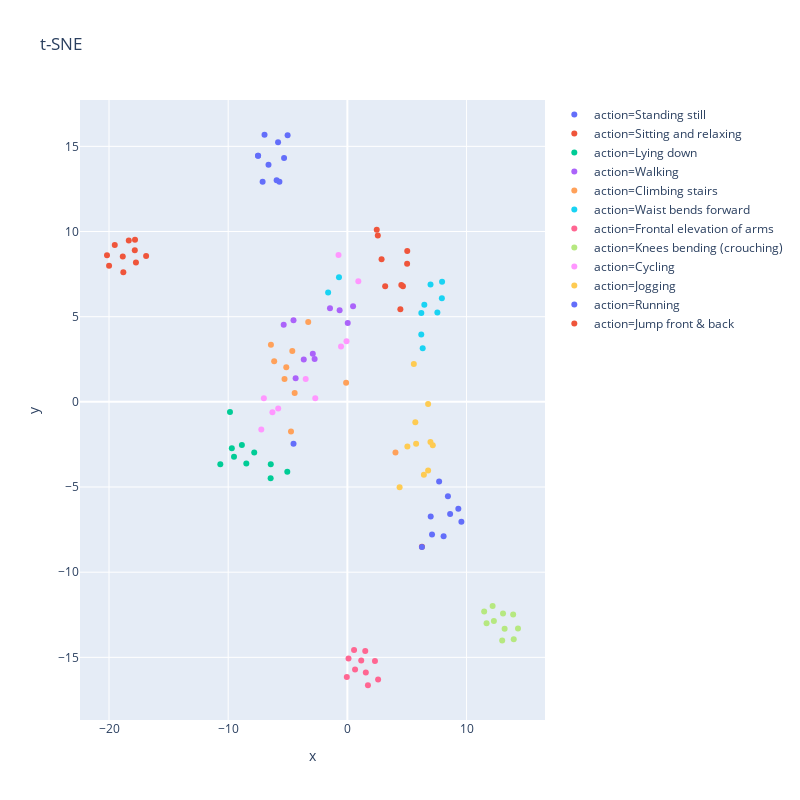
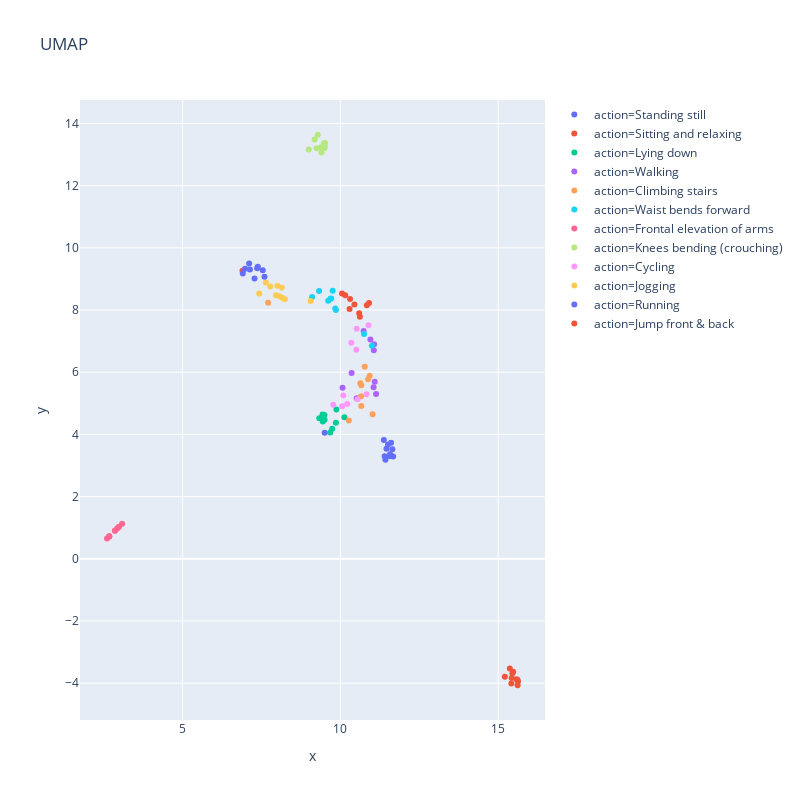

Notebook source saved alongside these figures, in order:
### Code cell
val_actions, val_labels, val_lm = get_action_vector(ae_model, skel_dt, device, class_ids=range(config['n_actions']), class_names=dataReader.idToLabel)
tsne_skel_plot = plot_tnse(val_actions, val_labels, val_lm)
plot_umap(val_actions, val_labels, val_lm)

### Figure 1 — Plotly figure (JSON) as saved in the notebook; plotly's stock layout.template omitted (floating-point values rounded to 4 significant figures)
{"data": [{"hoverlabel": {"namelength": 0}, "hovertemplate": "action=Standing still<br>x=%{x}<br>y=%{y}", "legendgroup": "action=Standing still", "marker": {"color": "#636efa", "symbol": "circle"}, "mode": "markers", "name": "action=Standing still", "showlegend": true, "type": "scatter", "x": [-7.112, -6.618, -7.493, -7.493, -6.951, -5.309, -5.015, -5.934, -5.703, -5.815], "xaxis": "x", "y": [12.93, 13.92, 14.45, 14.45, 15.68, 14.32, 15.65, 13.01, 12.92, 15.24], "yaxis": "y"}, {"hoverlabel": {"namelength": 0}, "hovertemplate": "action=Sitting and relaxing<br>x=%{x}<br>y=%{y}", "legendgroup": "action=Sitting and relaxing", "marker": {"color": "#EF553B", "symbol": "circle"}, "mode": "markers", "name": "action=Sitting and relaxing", "showlegend": true, "type": "scatter", "x": [6.255, 3.172, 4.66, 4.527, 2.555, 4.447, 2.465, 5.013, 5.025, 2.87], "xaxis": "x", "y": [-8.514, 6.787, 6.784, 6.863, 9.774, 5.443, 10.1, 8.11, 8.855, 8.368], "yaxis": "y"}, {"hoverlabel": {"namelength": 0}, "hovertemplate": "action=Lying down<br>x=%{x}<br>y=%{y}", "legendgroup": "action=Lying down", "marker": {"color": "#00cc96", "symbol": "circle"}, "mode": "markers", "name": "action=Lying down", "showlegend": true, "type": "scatter", "x": [-5.041, -8.479, -9.696, -9.512, -10.66, -9.851, -7.815, -8.851, -6.438, -6.426], "xaxis": "x", "y": [-4.108, -3.619, -2.718, -3.22, -3.669, -0.5947, -2.973, -2.53, -4.481, -3.666], "yaxis": "y"}, {"hoverlabel": {"namelength": 0}, "hovertemplate": "action=Walking<br>x=%{x}<br>y=%{y}", "legendgroup": "action=Walking", "marker": {"color": "#ab63fa", "symbol": "circle"}, "mode": "markers", "name": "action=Walking", "showlegend": true, "type": "scatter", "x": [-3.66, -4.341, -4.52, -2.9, -2.749, 0.4779, 0.03071, -5.344, -0.6492, -1.458], "xaxis": "x", "y": [2.491, 1.385, 4.793, 2.832, 2.516, 5.612, 4.632, 4.526, 5.384, 5.502], "yaxis": "y"}, {"hoverlabel": {"namelength": 0}, "hovertemplate": "action=Climbing stairs<br>x=%{x}<br>y=%{y}", "legendgroup": "action=Climbing stairs", "marker": {"color": "#FFA15A", "symbol": "circle"}, "mode": "markers", "name": "action=Climbing stairs", "showlegend": true, "type": "scatter", "x": [4.036, -6.141, -4.423, -5.274, -5.126, -4.622, -3.285, -6.414, -4.731, -0.1057], "xaxis": "x", "y": [-2.976, 2.384, 0.527, 1.337, 2.026, 2.99, 4.69, 3.347, -1.741, 1.126], "yaxis": "y"}, {"hoverlabel": {"namelength": 0}, "hovertemplate": "action=Waist bends forward<br>x=%{x}<br>y=%{y}", "legendgroup": "action=Waist bends forward", "marker": {"color": "#19d3f3", "symbol": "circle"}, "mode": "markers", "name": "action=Waist bends forward", "showlegend": true, "type": "scatter", "x": [6.978, -0.7046, 6.201, -1.616, 6.32, 6.457, 6.207, 7.927, 7.947, 7.552], "xaxis": "x", "y": [6.887, 7.319, 3.958, 6.416, 3.154, 5.703, 5.217, 6.083, 7.045, 5.252], "yaxis": "y"}, {"hoverlabel": {"namelength": 0}, "hovertemplate": "action=Frontal elevation of arms<br>x=%{x}<br>y=%{y}", "legendgroup": "action=Frontal elevation of arms", "marker": {"color": "#FF6692", "symbol": "circle"}, "mode": "markers", "name": "action=Frontal elevation of arms", "showlegend": true, "type": "scatter", "x": [1.549, 0.09767, 0.6445, 0.5613, 2.579, 1.726, 2.315, -0.04827, 1.163, 1.5], "xaxis": "x", "y": [-15.89, -15.07, -15.72, -14.57, -16.3, -16.64, -15.22, -16.15, -15.19, -14.62], "yaxis": "y"}, {"hoverlabel": {"namelength": 0}, "hovertemplate": "action=Knees bending (crouching)<br>x=%{x}<br>y=%{y}", "legendgroup": "action=Knees bending (crouching)", "marker": {"color": "#B6E880", "symbol": "circle"}, "mode": "markers", "name": "action=Knees bending (crouching)", "showlegend": true, "type": "scatter", "x": [12.99, 11.48, 12.19, 11.68, 12.29, 13.19, 13.91, 13.06, 14.32, 13.96], "xaxis": "x", "y": [-14.01, -12.31, -11.98, -13.0, -12.87, -13.33, -12.49, -12.42, -13.31, -13.94], "yaxis": "y"}, {"hoverlabel": {"namelength": 0}, "hovertemplate": "action=Cycling<br>x=%{x}<br>y=%{y}", "legendgroup": "action=Cycling", "marker": {"color": "#FF97FF", "symbol": "circle"}, "mode": "markers", "name": "action=Cycling", "showlegend": true, "type": "scatter", "x": [-7.222, -3.498, -0.07259, -0.5331, 0.9186, -0.7436, -7.008, -6.289, -5.803, -2.693], "xaxis": "x", "y": [-1.62, 1.342, 3.552, 3.249, 7.082, 8.615, 0.206, -0.6092, -0.385, 0.2136], "yaxis": "y"}, {"hoverlabel": {"namelength": 0}, "hovertemplate": "action=Jogging<br>x=%{x}<br>y=%{y}", "legendgroup": "action=Jogging", "marker": {"color": "#FECB52", "symbol": "circle"}, "mode": "markers", "name": "action=Jogging", "showlegend": true, "type": "scatter", "x": [6.778, 4.382, 5.703, 5.578, 6.971, 7.166, 5.768, 6.421, 5.036, 6.774], "xaxis": "x", "y": [-4.025, -5.015, -1.192, 2.219, -2.356, -2.555, -2.464, -4.283, -2.618, -0.1247], "yaxis": "y"}, {"hoverlabel": {"namelength": 0}, "hovertemplate": "action=Running<br>x=%{x}<br>y=%{y}", "legendgroup": "action=Running", "marker": {"color": "#636efa", "symbol": "circle"}, "mode": "markers", "name": "action=Running", "showlegend": true, "type": "scatter", "x": [7.699, -4.517, 8.075, 9.567, 8.621, 7.104, 8.437, 6.993, 9.311, 6.255], "xaxis": "x", "y": [-4.681, -2.453, -7.889, -7.033, -6.579, -7.792, -5.541, -6.73, -6.276, -8.514], "yaxis": "y"}, {"hoverlabel": {"namelength": 0}, "hovertemplate": "action=Jump front & back<br>x=%{x}<br>y=%{y}", "legendgroup": "action=Jump front & back", "marker": {"color": "#EF553B", "symbol": "circle"}, "mode": "markers", "name": "action=Jump front & back", "showlegend": true, "type": "scatter", "x": [-19.52, -19.99, -20.17, -17.84, -18.34, -18.8, -17.82, -16.89, -18.84, -17.74], "xaxis": "x", "y": [9.208, 7.989, 8.602, 8.904, 9.478, 7.612, 9.516, 8.558, 8.537, 8.178], "yaxis": "y"}], "layout": {"height": 800, "legend": {"tracegroupgap": 0}, "title": {"text": "t-SNE"}, "width": 800, "xaxis": {"anchor": "y", "domain": [0, 1], "title": {"text": "x"}}, "yaxis": {"anchor": "x", "domain": [0, 1], "title": {"text": "y"}}}}

### Figure 2 — Plotly figure (JSON) as saved in the notebook; plotly's stock layout.template omitted (floating-point values rounded to 4 significant figures)
{"data": [{"hoverlabel": {"namelength": 0}, "hovertemplate": "action=Standing still<br>x=%{x}<br>y=%{y}", "legendgroup": "action=Standing still", "marker": {"color": "#636efa", "symbol": "circle"}, "mode": "markers", "name": "action=Standing still", "showlegend": true, "type": "scatter", "x": [11.61, 11.67, 11.57, 11.58, 11.65, 11.46, 11.4, 11.51, 11.38, 11.43], "xaxis": "x", "y": [3.731, 3.288, 3.296, 3.362, 3.519, 3.539, 3.299, 3.676, 3.82, 3.189], "yaxis": "y"}, {"hoverlabel": {"namelength": 0}, "hovertemplate": "action=Sitting and relaxing<br>x=%{x}<br>y=%{y}", "legendgroup": "action=Sitting and relaxing", "marker": {"color": "#EF553B", "symbol": "circle"}, "mode": "markers", "name": "action=Sitting and relaxing", "showlegend": true, "type": "scatter", "x": [6.9, 10.45, 10.15, 10.29, 10.84, 10.05, 10.91, 10.31, 10.62, 10.6], "xaxis": "x", "y": [9.262, 8.176, 8.472, 8.031, 8.15, 8.531, 8.226, 8.356, 7.78, 7.898], "yaxis": "y"}, {"hoverlabel": {"namelength": 0}, "hovertemplate": "action=Lying down<br>x=%{x}<br>y=%{y}", "legendgroup": "action=Lying down", "marker": {"color": "#00cc96", "symbol": "circle"}, "mode": "markers", "name": "action=Lying down", "showlegend": true, "type": "scatter", "x": [10.13, 9.444, 9.496, 9.436, 9.332, 9.875, 9.86, 9.501, 9.742, 9.68], "xaxis": "x", "y": [4.549, 4.414, 4.628, 4.637, 4.522, 4.804, 4.372, 4.47, 4.18, 4.059], "yaxis": "y"}, {"hoverlabel": {"namelength": 0}, "hovertemplate": "action=Walking<br>x=%{x}<br>y=%{y}", "legendgroup": "action=Walking", "marker": {"color": "#ab63fa", "symbol": "circle"}, "mode": "markers", "name": "action=Walking", "showlegend": true, "type": "scatter", "x": [11.13, 10.52, 10.36, 11.09, 11.05, 10.74, 10.95, 10.07, 11.07, 11.06], "xaxis": "x", "y": [5.302, 5.164, 5.972, 5.691, 5.515, 7.324, 7.056, 5.5, 6.899, 6.705], "yaxis": "y"}, {"hoverlabel": {"namelength": 0}, "hovertemplate": "action=Climbing stairs<br>x=%{x}<br>y=%{y}", "legendgroup": "action=Climbing stairs", "marker": {"color": "#FFA15A", "symbol": "circle"}, "mode": "markers", "name": "action=Climbing stairs", "showlegend": true, "type": "scatter", "x": [7.712, 10.63, 10.66, 10.66, 10.66, 10.88, 10.77, 10.93, 10.27, 11.02], "xaxis": "x", "y": [8.238, 5.649, 4.911, 5.225, 5.582, 5.775, 6.176, 5.888, 4.449, 4.647], "yaxis": "y"}, {"hoverlabel": {"namelength": 0}, "hovertemplate": "action=Waist bends forward<br>x=%{x}<br>y=%{y}", "legendgroup": "action=Waist bends forward", "marker": {"color": "#19d3f3", "symbol": "circle"}, "mode": "markers", "name": "action=Waist bends forward", "showlegend": true, "type": "scatter", "x": [9.859, 10.75, 9.325, 11.0, 9.104, 9.685, 9.757, 9.615, 9.84, 9.71], "xaxis": "x", "y": [8.001, 7.231, 8.613, 6.853, 8.418, 8.362, 8.617, 8.3, 8.049, 8.369], "yaxis": "y"}, {"hoverlabel": {"namelength": 0}, "hovertemplate": "action=Frontal elevation of arms<br>x=%{x}<br>y=%{y}", "legendgroup": "action=Frontal elevation of arms", "marker": {"color": "#FF6692", "symbol": "circle"}, "mode": "markers", "name": "action=Frontal elevation of arms", "showlegend": true, "type": "scatter", "x": [2.97, 2.99, 2.93, 2.869, 2.676, 2.608, 2.677, 3.086, 2.857, 2.681], "xaxis": "x", "y": [1.012, 1.032, 0.972, 0.9103, 0.717, 0.6483, 0.7177, 1.13, 0.8982, 0.7218], "yaxis": "y"}, {"hoverlabel": {"namelength": 0}, "hovertemplate": "action=Knees bending (crouching)<br>x=%{x}<br>y=%{y}", "legendgroup": "action=Knees bending (crouching)", "marker": {"color": "#B6E880", "symbol": "circle"}, "mode": "markers", "name": "action=Knees bending (crouching)", "showlegend": true, "type": "scatter", "x": [9.403, 9.287, 9.0, 9.188, 9.249, 9.384, 9.477, 9.514, 9.5, 9.504], "xaxis": "x", "y": [13.07, 13.64, 13.16, 13.49, 13.2, 13.23, 13.37, 13.37, 13.29, 13.21], "yaxis": "y"}, {"hoverlabel": {"namelength": 0}, "hovertemplate": "action=Cycling<br>x=%{x}<br>y=%{y}", "legendgroup": "action=Cycling", "marker": {"color": "#FF97FF", "symbol": "circle"}, "mode": "markers", "name": "action=Cycling", "showlegend": true, "type": "scatter", "x": [9.775, 10.83, 10.35, 10.51, 10.89, 10.52, 10.09, 10.06, 10.22, 10.54], "xaxis": "x", "y": [4.955, 5.292, 6.95, 6.722, 7.511, 7.396, 5.248, 4.909, 4.975, 5.13], "yaxis": "y"}, {"hoverlabel": {"namelength": 0}, "hovertemplate": "action=Jogging<br>x=%{x}<br>y=%{y}", "legendgroup": "action=Jogging", "marker": {"color": "#FECB52", "symbol": "circle"}, "mode": "markers", "name": "action=Jogging", "showlegend": true, "type": "scatter", "x": [7.781, 7.429, 8.156, 9.059, 8.007, 8.145, 8.083, 7.64, 7.962, 8.242], "xaxis": "x", "y": [8.756, 8.531, 8.397, 8.293, 8.785, 8.728, 8.433, 8.889, 8.478, 8.343], "yaxis": "y"}, {"hoverlabel": {"namelength": 0}, "hovertemplate": "action=Running<br>x=%{x}<br>y=%{y}", "legendgroup": "action=Running", "marker": {"color": "#636efa", "symbol": "circle"}, "mode": "markers", "name": "action=Running", "showlegend": true, "type": "scatter", "x": [7.597, 9.504, 7.11, 7.136, 7.364, 6.982, 7.541, 7.281, 7.386, 6.909], "xaxis": "x", "y": [9.074, 4.054, 9.497, 9.306, 9.341, 9.331, 9.281, 9.011, 9.39, 9.178], "yaxis": "y"}, {"hoverlabel": {"namelength": 0}, "hovertemplate": "action=Jump front & back<br>x=%{x}<br>y=%{y}", "legendgroup": "action=Jump front & back", "marker": {"color": "#EF553B", "symbol": "circle"}, "mode": "markers", "name": "action=Jump front & back", "showlegend": true, "type": "scatter", "x": [15.37, 15.45, 15.47, 15.61, 15.43, 15.58, 15.21, 15.42, 15.63, 15.62], "xaxis": "x", "y": [-3.528, -3.683, -3.634, -3.892, -3.836, -3.879, -3.794, -4.014, -3.944, -4.068], "yaxis": "y"}], "layout": {"height": 800, "legend": {"tracegroupgap": 0}, "title": {"text": "UMAP"}, "width": 800, "xaxis": {"anchor": "y", "domain": [0, 1], "title": {"text": "x"}}, "yaxis": {"anchor": "x", "domain": [0, 1], "title": {"text": "y"}}}}
